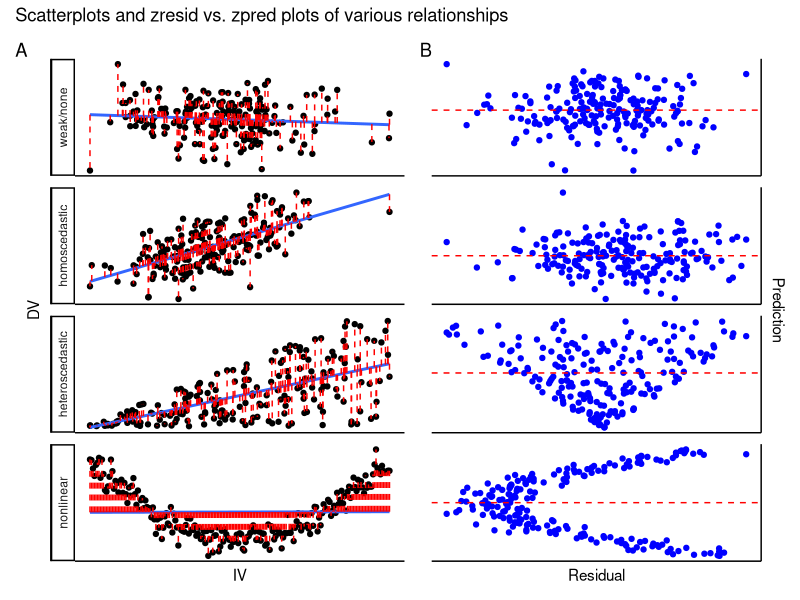

Reproduce this figure in R.
## ---- chunk 1
#| label: fig-scatterzplots
#| fig-cap: "A. Scatterplots depicting linear and nonlinear relationships (see strip labels on the left). Linear fit lines are shown in blue, and vertical red dashed lines show the residuals (i.e., the difference between the model's predictions and the actual DV scores for a given IV score. B. Plots of standardized residuals vs. standardized predictions corresponding to the raw data shown in panel A. The horizontal red dashed lines mark 0 on the y-axis for reference."

set.seed(68019222)

library(tidyverse)
library(patchwork)

ndat<-201

Data1<-tibble::tibble(x=rnorm(ndat),y=rnorm(ndat))
Data2<-tibble::tibble(x=sort(runif(ndat, min = 0, max = 2.5),decreasing=F),
                      y=x*runif(ndat,min = 0, max = 2.5))
Data3<-tibble::tibble(x=rnorm(ndat),y=rnorm(ndat)+.9*x)
Data4<-tibble::tibble(x=seq(-100, 100),y=x^2 + rnorm(length(x),0,1000))

## ^ https://stackoverflow.com/questions/53972889/how-do-i-simulate-two-variables-in-r-which-are-non-linearly-related

bigData<-tibble::tibble(x=c(Data1$x,Data2$x,Data3$x,Data4$x),
                        y=c(Data1$y,Data2$y,Data3$y,Data4$y),
                        mod = c(rep("weak/none",ndat),rep("heteroscedastic",ndat),
                                rep("homoscedastic",ndat),
                        rep("nonlinear",ndat)))


mod1<-lm(y~x, data=subset(bigData,mod=="weak/none"))
mod2<-lm(y~x, data=subset(bigData,mod=="heteroscedastic"))
mod3<-lm(y~x, data=subset(bigData,mod=="homoscedastic"))
mod4<-lm(y~x, data=subset(bigData,mod=="nonlinear"))

## resid and predictions

zstan<-function(x){
  zstanvals<-(x-mean(x))/sd(x)
}

bigData<-bigData %>% 
  dplyr::mutate(stanresid=c(zstan(mod1$residuals),zstan(mod2$residuals)
                            ,zstan(mod3$residuals),zstan(mod4$residuals)), 
                predic=c(mod1$fitted.values, mod2$fitted.values, 
                         mod3$fitted.values, mod4$fitted.values),
                stanpredic=c(zstan(mod1$fitted.values), zstan(mod2$fitted.values), 
                             zstan(mod3$fitted.values), zstan(mod4$fitted.values)),
                mod=fct_relevel(mod,c("weak/none","homoscedastic","heteroscedastic",
                                      "nonlinear")))


Scatter<-ggplot(bigData,aes(x=x,y=y))+
  theme_classic() +
  geom_point()+
  geom_smooth(method="lm",se=F)+
  # geom_vline(xintercept=x)
  geom_segment(x=bigData$x, xend=bigData$x, y=bigData$predic, yend=bigData$y,
               linetype="dashed",color="red") +
  facet_wrap(vars(mod),scales = "free",nrow = 4, strip.position = "left") +
  labs(x="IV",y="DV") +
  theme(axis.ticks = element_blank(), 
        axis.text = element_blank())


predresid<-ggplot(bigData, aes(x=stanresid,y=stanpredic)) +
  theme_classic() +
  geom_point(colour = "blue") +
  geom_hline(yintercept = 0, linetype = "dashed", colour = "red") +
  scale_y_continuous(position = "right") +
  facet_wrap(vars(mod),nrow = 4, scales = "free") +
  labs(x="Residual",y="Prediction") +
  theme(axis.ticks = element_blank(), axis.text = element_blank(), 
        strip.background = element_blank(),strip.text = element_blank())

patch<-Scatter + predresid + plot_annotation(
  title = 'Scatterplots and zresid vs. zpred plots of various relationships',
  tag_levels = 'A')

patch
